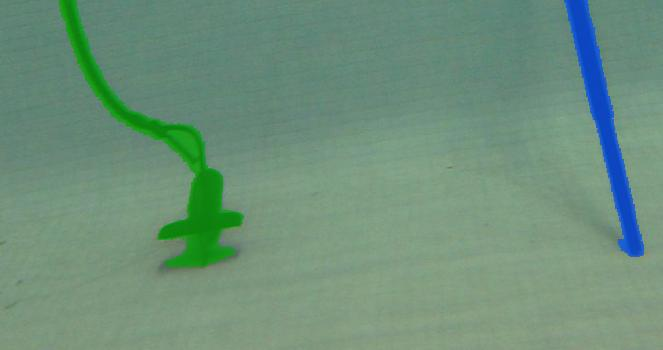

Write Python code to recreate this figure.
#!/usr/bin/env python3
# Copyright (c) Meta Platforms, Inc. and affiliates.

import os
import sys
sys.path.append('../')
import argparse
import numpy as np
import PIL.Image as Image
import torch
from torchvision import transforms
from scipy import ndimage
from detectron2.utils.colormap import random_color

import dino # model
from third_party.TokenCut.unsupervised_saliency_detection import metric
from crf import densecrf
from maskcut import maskcut

import img_save
import downsample

# Image transformation applied to all images
ToTensor = transforms.Compose([transforms.ToTensor(),
                               transforms.Normalize(
                                (0.485, 0.456, 0.406),
                                (0.229, 0.224, 0.225)),])

def vis_mask(input, mask, mask_color) :
    fg = mask > 0.5
    rgb = np.copy(input)
    rgb[fg] = (rgb[fg] * 0.3 + np.array(mask_color) * 0.7).astype(np.uint8)
    return Image.fromarray(rgb)

if __name__ == "__main__":
    parser = argparse.ArgumentParser('MaskCut Demo')
    # default arguments
    parser.add_argument('--out-dir', type=str, help='output directory')
    parser.add_argument('--vit-arch', type=str, default='small', choices=['base', 'small'], help='which architecture')
    parser.add_argument('--vit-feat', type=str, default='k', choices=['k', 'q', 'v', 'kqv'], help='which features')
    parser.add_argument('--patch-size', type=int, default=8, choices=[16, 8], help='patch size')
    parser.add_argument('--img-path', type=str, default=None, help='single image visualization')
    parser.add_argument('--tau', type=float, default=0.15, help='threshold used for producing binary graph')

    # additional arguments
    parser.add_argument('--fixed_size', type=int, default=480, help='rescale the input images to a fixed size')
    parser.add_argument('--pretrain_path', type=str, default=None, help='path to pretrained model')
    parser.add_argument('--N', type=int, default=3, help='the maximum number of pseudo-masks per image')
    parser.add_argument('--cpu', action='store_true', help='use cpu')
    parser.add_argument('--output_path', type=str,  default='', help='path to save outputs')

    args = parser.parse_args()
    print (args)

    if args.pretrain_path is not None:
        url = args.pretrain_path
    if args.vit_arch == 'base' and args.patch_size == 8:
        if args.pretrain_path is None:
            url = "https://dl.fbaipublicfiles.com/dino/dino_vitbase8_pretrain/dino_vitbase8_pretrain.pth"
        feat_dim = 768
    elif args.vit_arch == 'small' and args.patch_size == 8:
        if args.pretrain_path is None:
            url = "https://dl.fbaipublicfiles.com/dino/dino_deitsmall8_300ep_pretrain/dino_deitsmall8_300ep_pretrain.pth"
        feat_dim = 384

    backbone = dino.ViTFeat(url, feat_dim, args.vit_arch, args.vit_feat, args.patch_size)

    msg = 'Load {} pre-trained feature...'.format(args.vit_arch)
    print (msg)
    backbone.eval()
    if not args.cpu:
        backbone.cuda()

    bipartitions, _, I_new = maskcut(args.img_path, backbone, args.patch_size, args.tau, \
        N=args.N, fixed_size=args.fixed_size, cpu=args.cpu)

    I = Image.open(args.img_path).convert('RGB')
    width, height = I.size
    pseudo_mask_list = []
    pseudo_mask_square_list = []
    for idx, bipartition in enumerate(bipartitions):
        # post-process pesudo-masks with CRF
        pseudo_mask = densecrf(np.array(I_new), bipartition)
        pseudo_mask = ndimage.binary_fill_holes(pseudo_mask>=0.5)

        # filter out the mask that have a very different pseudo-mask after the CRF
        if not args.cpu:
            mask1 = torch.from_numpy(bipartition).cuda()
            mask2 = torch.from_numpy(pseudo_mask).cuda()
        else:
            mask1 = torch.from_numpy(bipartition)
            mask2 = torch.from_numpy(pseudo_mask)
        if metric.IoU(mask1, mask2) < 0.5:
            pseudo_mask = pseudo_mask * -1

        # construct binary pseudo-masks
        pseudo_mask[pseudo_mask < 0] = 0
        pseudo_mask = Image.fromarray(np.uint8(pseudo_mask*255))
        # pseudo_mask = np.asarray(pseudo_mask.resize((width, height)))
        pseudo_mask = np.asarray(pseudo_mask) ##

        pseudo_mask = pseudo_mask.astype(np.uint8)
        upper = np.max(pseudo_mask)
        lower = np.min(pseudo_mask)
        thresh = upper / 2.0
        pseudo_mask[pseudo_mask > thresh] = upper
        pseudo_mask[pseudo_mask <= thresh] = lower
        pseudo_mask_square_list.append(pseudo_mask) ##

        pseudo_mask = np.asarray(Image.fromarray(pseudo_mask).resize((width, height))) ##
        pseudo_mask_list.append(pseudo_mask)

    id = 0
    for pseudo_mask in pseudo_mask_square_list:
        print(f'pseudo_mask shape: {pseudo_mask.shape}')
        down_pseudo_mask =downsample.downsample_numpy_array(pseudo_mask)
        img_save.save_numpy_array_as_image(down_pseudo_mask, "mask"+str(id)+".jpg")
        id = id + 1

    input = np.array(I)
    for pseudo_mask in pseudo_mask_list:
        input = vis_mask(input, pseudo_mask, random_color(rgb=True))
    input.save(os.path.join(args.output_path, "demo.jpg"))